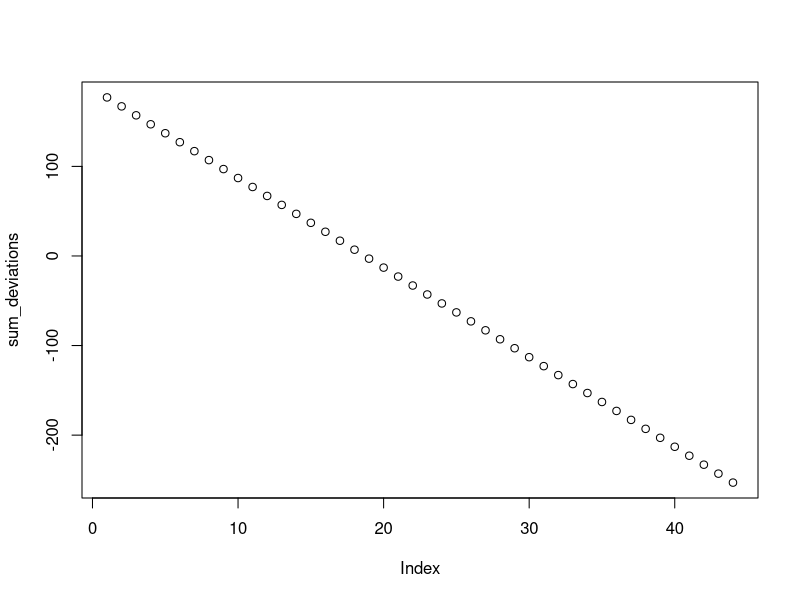
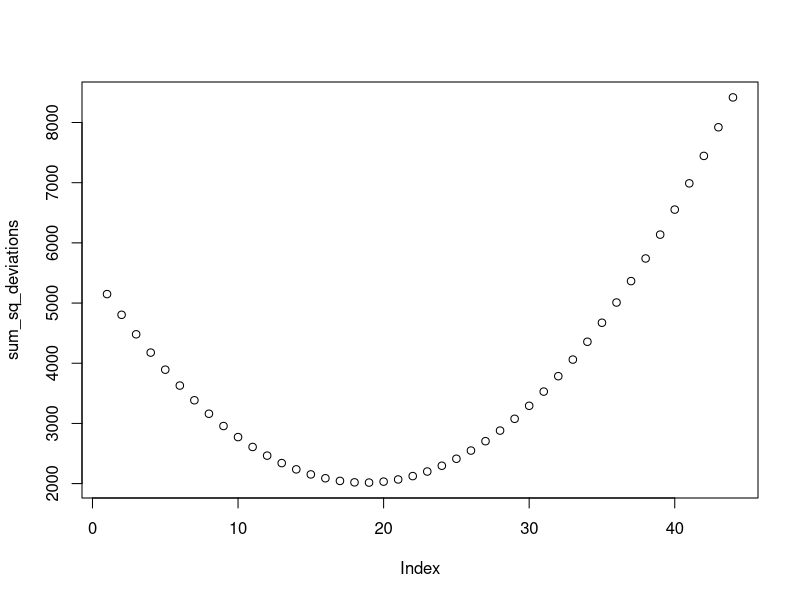

Generate these figures, in order, with R:
## ---- chunk 1
knitr::opts_chunk$set(warning = FALSE, message=FALSE)
## ---- chunk 2
scores <- round(runif(10, 2, 50), 0)
## ---- chunk 3
n_to_test <- min(scores):max(scores)

sum_deviations <- c()
for (i in 1:length(n_to_test)) {
  sum_deviations[i] = sum(scores - n_to_test[i])
  
}

sum_deviations
plot(sum_deviations)
## ---- chunk 4
n_to_test <- min(scores):max(scores)

sum_sq_deviations <- c()
for (i in 1:length(n_to_test)) {
  sum_sq_deviations[i] = sum((scores - n_to_test[i])^2)
  
}

sum_sq_deviations
## ---- chunk 5
plot(sum_sq_deviations)
## ---- chunk 6
# mean
media <- function(x) sum(x)/length(x)
media(scores) == mean(scores)

# median
mediana <- function(x) {
  med_pos <- (length(x) + 1)/2
  x <- sort(x)
  res <- (x[floor(med_pos)] + x[ceiling(med_pos)])/2
  res
}
mediana(scores)
median(scores)

# mode
teste <- c(1,1,1,3,4,5)
moda <- function(x) {
  uniqv <- unique(x)
   uniqv[which.max(tabulate(match(x, uniqv)))]
}
moda(teste)
